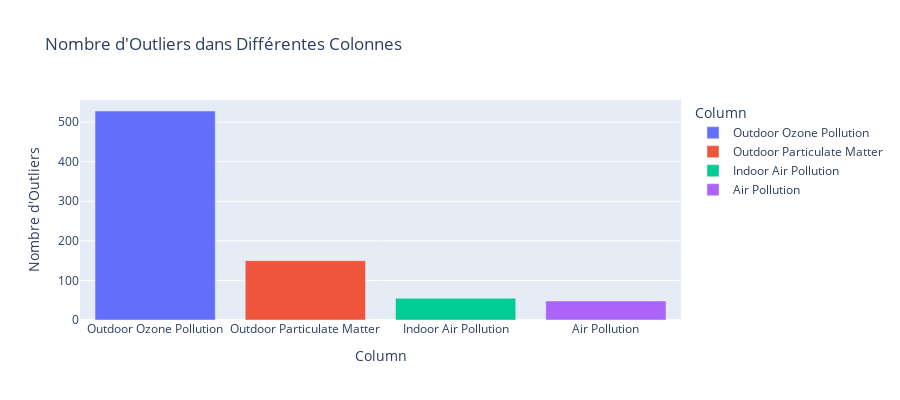

Notebook cell for this chart:
### Code cell
# Initialisation des listes
columns_with_outliers = []
number_outliers = []
number_no_outliers = []
percentale_of_outliers = []

# Boucle pour chaque colonne
for feature_name in donnees_numeriques.columns:
    outliers_count = count_outliers_Specifying_quartile(donnees_numeriques, feature_name, 0.25, 0.75)
    if outliers_count > 0:
        columns_with_outliers.append(feature_name)
        number_outliers.append(outliers_count)
        percentale_of_outliers.append(np.round((outliers_count / len(donnees_numeriques)) * 100, 3))
        number_no_outliers.append(len(donnees_numeriques) - outliers_count)

# Création du DataFrame
informations = {
    'Column': columns_with_outliers,
    'Outliers': number_outliers,
    'Not Outliers': number_no_outliers,
    'Outliers (%)': percentale_of_outliers
}

df_informations = pd.DataFrame(informations)

# Tri du DataFrame par pourcentage d'outliers
df_informations.sort_values(by=['Outliers (%)'], inplace=True, ascending=False)

# Affichage du résultat
display(df_informations)

# Supposons que df_informations est votre DataFrame
# Assurez-vous d'ajuster les noms de colonnes en fonction de votre structure de données
fig = px.bar(df_informations, x='Column', y='Outliers', color='Column',
             labels={'Outliers': 'Nombre d\'Outliers'},
             title='Nombre d\'Outliers dans Différentes Colonnes',
             height=400)

fig.show()

### Figure 1 — Plotly figure (JSON) as saved in the notebook; plotly's stock layout.template omitted (floating-point values rounded to 4 significant figures)
{"data": [{"alignmentgroup": "True", "hovertemplate": "Column=%{x}<br>Nombre d'Outliers=%{y}<extra></extra>", "legendgroup": "Outdoor Ozone Pollution", "marker": {"color": "#636efa", "pattern": {"shape": ""}}, "name": "Outdoor Ozone Pollution", "offsetgroup": "Outdoor Ozone Pollution", "orientation": "v", "showlegend": true, "textposition": "auto", "type": "bar", "x": ["Outdoor Ozone Pollution"], "xaxis": "x", "y": [528], "yaxis": "y"}, {"alignmentgroup": "True", "hovertemplate": "Column=%{x}<br>Nombre d'Outliers=%{y}<extra></extra>", "legendgroup": "Outdoor Particulate Matter", "marker": {"color": "#EF553B", "pattern": {"shape": ""}}, "name": "Outdoor Particulate Matter", "offsetgroup": "Outdoor Particulate Matter", "orientation": "v", "showlegend": true, "textposition": "auto", "type": "bar", "x": ["Outdoor Particulate Matter"], "xaxis": "x", "y": [150], "yaxis": "y"}, {"alignmentgroup": "True", "hovertemplate": "Column=%{x}<br>Nombre d'Outliers=%{y}<extra></extra>", "legendgroup": "Indoor Air Pollution", "marker": {"color": "#00cc96", "pattern": {"shape": ""}}, "name": "Indoor Air Pollution", "offsetgroup": "Indoor Air Pollution", "orientation": "v", "showlegend": true, "textposition": "auto", "type": "bar", "x": ["Indoor Air Pollution"], "xaxis": "x", "y": [55], "yaxis": "y"}, {"alignmentgroup": "True", "hovertemplate": "Column=%{x}<br>Nombre d'Outliers=%{y}<extra></extra>", "legendgroup": "Air Pollution", "marker": {"color": "#ab63fa", "pattern": {"shape": ""}}, "name": "Air Pollution", "offsetgroup": "Air Pollution", "orientation": "v", "showlegend": true, "textposition": "auto", "type": "bar", "x": ["Air Pollution"], "xaxis": "x", "y": [48], "yaxis": "y"}], "layout": {"barmode": "relative", "height": 400, "legend": {"title": {"text": "Column"}, "tracegroupgap": 0}, "title": {"text": "Nombre d'Outliers dans Différentes Colonnes"}, "xaxis": {"anchor": "y", "categoryarray": ["Outdoor Ozone Pollution", "Outdoor Particulate Matter", "Indoor Air Pollution", "Air Pollution"], "categoryorder": "array", "domain": [0, 1], "title": {"text": "Column"}}, "yaxis": {"anchor": "x", "domain": [0, 1], "title": {"text": "Nombre d'Outliers"}}}}
